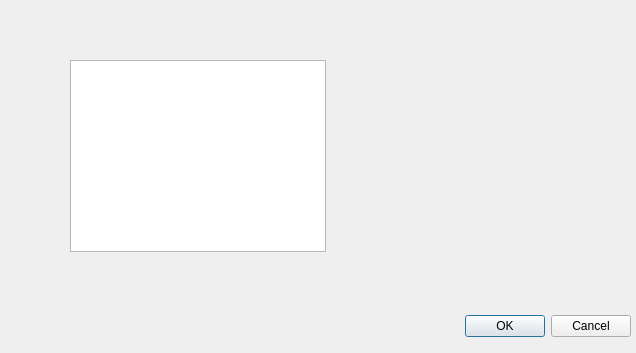
<?xml version="1.0" encoding="UTF-8"?>
<ui version="4.0">
 <class>Account</class>
 <widget class="QDialog" name="Account">
  <property name="geometry">
   <rect>
    <x>0</x>
    <y>0</y>
    <width>636</width>
    <height>353</height>
   </rect>
  </property>
  <property name="windowTitle">
   <string>Dialog</string>
  </property>
  <widget class="QDialogButtonBox" name="buttonBox">
   <property name="geometry">
    <rect>
     <x>300</x>
     <y>310</y>
     <width>331</width>
     <height>32</height>
    </rect>
   </property>
   <property name="orientation">
    <enum>Qt::Horizontal</enum>
   </property>
   <property name="standardButtons">
    <set>QDialogButtonBox::Cancel|QDialogButtonBox::Ok</set>
   </property>
  </widget>
  <widget class="QTableView" name="tableView">
   <property name="geometry">
    <rect>
     <x>70</x>
     <y>60</y>
     <width>256</width>
     <height>192</height>
    </rect>
   </property>
  </widget>
 </widget>
 <resources/>
 <connections>
  <connection>
   <sender>buttonBox</sender>
   <signal>accepted()</signal>
   <receiver>Account</receiver>
   <slot>accept()</slot>
   <hints>
    <hint type="sourcelabel">
     <x>248</x>
     <y>254</y>
    </hint>
    <hint type="destinationlabel">
     <x>157</x>
     <y>274</y>
    </hint>
   </hints>
  </connection>
  <connection>
   <sender>buttonBox</sender>
   <signal>rejected()</signal>
   <receiver>Account</receiver>
   <slot>reject()</slot>
   <hints>
    <hint type="sourcelabel">
     <x>316</x>
     <y>260</y>
    </hint>
    <hint type="destinationlabel">
     <x>286</x>
     <y>274</y>
    </hint>
   </hints>
  </connection>
 </connections>
</ui>
